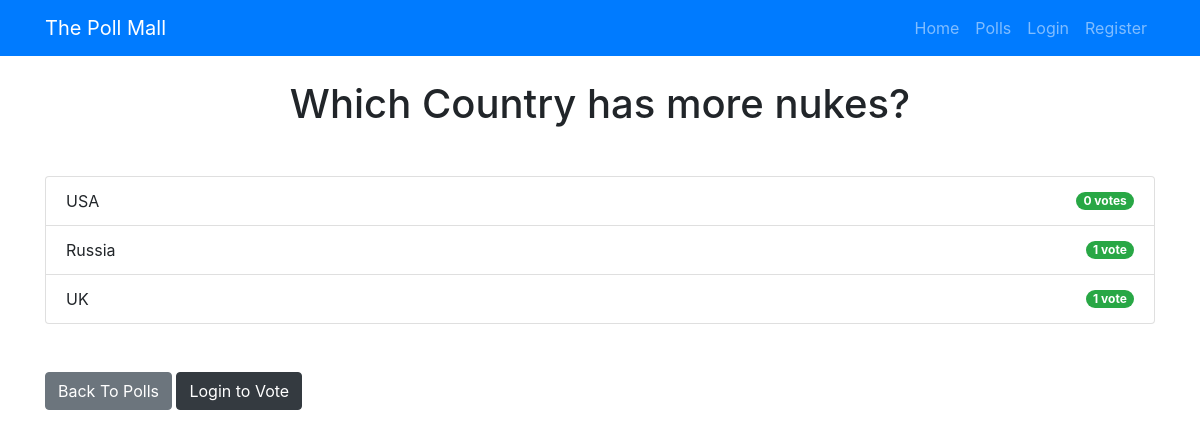
/polls/1/results/, run on an earlier commit of the app's database.
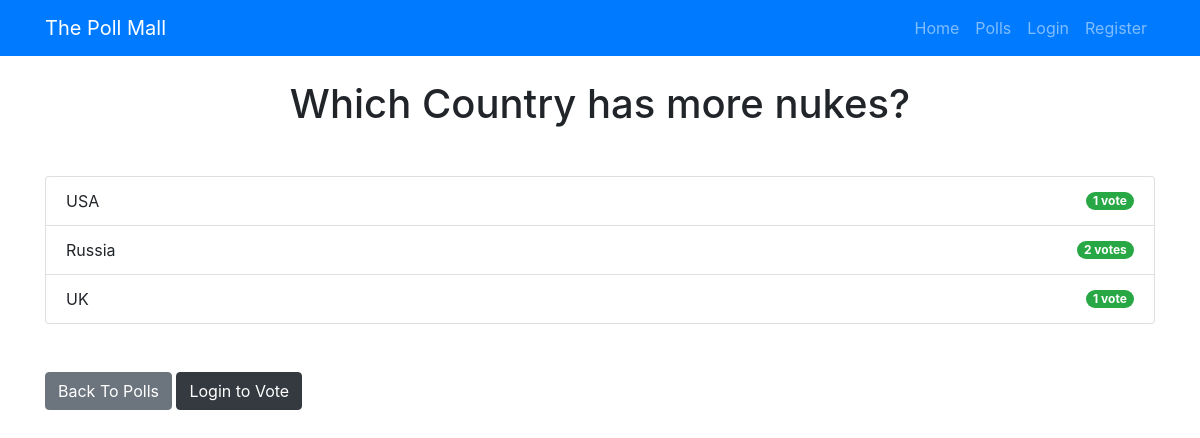
And on a later commit of the database.
### pollApp/models.py (models this page shows, shortened)
class Question(models.Model):
    question_text = models.CharField(max_length = 300)
    pub_date = models.DateTimeField('date published')

class Choice(models.Model):
    question = models.ForeignKey(Question, on_delete = models.CASCADE)
    choice_text = models.CharField(max_length = 200)
    votes = models.IntegerField(default=0)

### pollApp/views.py (the view)
# urls.py: path('<int:question_id>/results/', views.results, name='results'),
def results(request, question_id):
    question = get_object_or_404(Question, pk = question_id)
    user_vote = None
    if request.user.is_authenticated:
        try:
            user_vote = Vote.objects.get(user=request.user, question=question)
        except Vote.DoesNotExist:
            pass
    context = {
        'question': question,
        'user_vote': user_vote,
    }
    return render(request, 'polls/results.html', context)

### templates/polls/results.html (shortened to what this page needs)
{% extends 'base.html' %}
{% block content %}
<h1 class ="mb-5 text-center">{{ question.question_text }}</h1>
<ul class ="list-group mb-5">
	{% for choice in question.choice_set.all %}
	<li class ="list-group-item d-flex justify-content-between align-items-center">
		<span>
			{{ choice.choice_text }}
		</span>
		<span class ="badge badge-success badge-pill">{{ choice.votes }}
			vote{{ choice.votes | pluralize }}</span>
	</li>
	{% endfor %}
</ul>
<a class ="btn btn-secondary" href ="{% url 'polls:index' %}">Back To Polls</a>
{% if user.is_authenticated %}
	<a class ="btn btn-dark" href ="{% url 'polls:detail' question.id %}">{% if user_vote %}Change Vote{% else %}Vote Now{% endif %}</a>
{% else %}
	<a class ="btn btn-dark" href ="{% url 'accounts:login' %}?next={% url 'polls:detail' question.id %}">Login to Vote</a>
{% endif %}
{% endblock %}

### templates/base.html (shortened to what this page needs)
<html lang ="en">
<head>
	<link rel ="stylesheet"
	href ="https://stackpath.bootstrapcdn.com/bootstrap/4.4.1/css/bootstrap.min.css"
>
</head>
<body>
	{% include 'partials/navbar.html'%}
	<div class ="container">
		<div class ="row">
			<div class ="col-md-12">
				{% block content %}{% endblock %}
			</div>
		</div>
	</div>
</body>
</html>

### templates/partials/navbar.html (shortened to what this page needs)
<nav class="navbar navbar-expand-lg navbar-dark bg-primary mb-4">
    <div class="container">
        <a class="navbar-brand" href="/">The Poll Mall</a>
        <div class="collapse navbar-collapse" id="navbarNav">
            <ul class="navbar-nav ml-auto">
                <li class="nav-item">
                    <a class="nav-link" href="{% url 'index' %}">Home</a>
                </li>
                <li class="nav-item">
                    <a class="nav-link" href="{% url 'polls:index' %}">Polls</a>
                </li>
                {% if user.is_authenticated %}
                    <li class="nav-item">
                        <a class="nav-link" href="{% url 'accounts:profile' %}">
                            <strong>{{ user.username }}</strong>
                        </a>
                    </li>
                    <li class="nav-item">
                        <a class="nav-link" href="{% url 'accounts:logout' %}">Logout</a>
                    </li>
                {% else %}
                    <li class="nav-item">
                        <a class="nav-link" href="{% url 'accounts:login' %}">Login</a>
                    </li>
                    <li class="nav-item">
                        <a class="nav-link" href="{% url 'accounts:register' %}">Register</a>
                    </li>
                {% endif %}
            </ul>
        </div>
    </div>
</nav>

What changed in the data, as far as the page shows it:
changed Choice "USA": votes "0" → "1"; votes|pluralize "s" → (not shown)
changed Choice "Russia": votes "1" → "2"; votes|pluralize (not shown) → "s"
